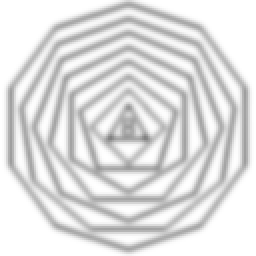
#> input picture A-03/exB.png, 128 x 128 px (shown 2 times larger)
$ python A03.py
#> lines starting #> are read from the running program, lines starting #| are printed output that depends on the picture
# Edson Yudi Toma - 9791305
# SCC0251 Image Processing - Prof. Moacir Ponti
# 1st Semester of 2019
# Assignment 3 : Image restoration
import numpy as np
import imageio as imio
from PIL import Image # uncomment to see the images

def iqr(arr):
    arr = np.sort(np.reshape(arr, -1)) # Reshape into 1-D array
    return arr[(len(arr)*3)//4] - arr[len(arr)//4] # Sort and subtract the lower median from the upper median to find the interquartile range

def denoising(img, size, gamma):
    mode = input()
    height, width = img.shape
    (centrality, dispertion) = (np.mean, np.std) if "average" in mode else (np.median, iqr) # Assign each function according with the {mode} input
    disp_n = dispertion(img[0:(height//6)-1, 0:(width//6)-1]) # {disp_n} established in the description
    if disp_n == 0:
        disp_n = 1 # {disp_n} cannot be 0

    span = size//2 # The amount of pixels to be gathered in a submatrix

    # The below code simply creates two lists with the centrality and dispersion measure for each submatrix in the img
    # This was done in a desperate attempt to run the test cases in time =) (but the main issue was the iqr function)
    disp_l = [[dispertion(img[i-span:i+span+1, j-span:j+span+1]) for j in range(span, width-span)] for i in range(span, height-span)]
    centr_l = [[centrality(img[i-span:i+span+1, j-span:j+span+1]) for j in range(span, width-span)] for i in range(span, height-span)]
    disp_l = [[1 if disp == 0 else disp for disp in disp_l_array] for disp_l_array in disp_l] # {disp_l} cannot be 0

    newImg = np.copy(img)
    for i in range(span, height-span):
        for j in range(span, width-span):
            newImg[i, j] = (img[i, j] - (gamma * (disp_n / disp_l[i-span][j-span]) * (img[i, j] - centr_l[i-span][j-span])))

    return newImg

def gaussian_filter(k=3, sigma=1.0):
    arx = np.arange((-k//2)+1.0, (k//2)+1.0)
    x, y = np.meshgrid(arx, arx)
    filt = np.exp(-(1/2)*(np.square(x)+np.square(y))/np.square(sigma))
    return filt/np.sum(filt)

'''
pad(img, filt):
    Pads a filter with 0 so it can be the same size as the given image
    If the height and width of the image is even,
    the left and upper pad must have and additional col/row
    If only the height is even,
    the upper pad must have and additional row
    If only the width of the image is even,
    the left pad must have and additional col
    Args:
        * image {img}
        * filter {filt}
    Return value:
        Padded filter with the same dimensions of the given image
'''
def pad(img, filt):
    hi, wi = img.shape
    hf, wf = filt.shape

    # Both even
    if not hi%2 and not wi%2:
        ht = ((hi-hf)//2 + 1, (hi-hf)//2)
        wt = ((wi-wf)//2 + 1, (wi-wf)//2)
    # Height even
    elif not hi%2:
        ht = ((hi-hf)//2 + 1, (hi-hf)//2)
        wt = ((wi-wf)//2, (wi-wf)//2)
    # Width even
    elif not wi%2:
        ht = ((hi-hf)//2, (hi-hf)//2)
        wt = ((wi-wf)//2 + 1, (wi-wf)//2)

    return np.pad(filt, (ht, wt), 'constant')

def deblurring(img, size, gamma):
    height, width = img.shape # {img} dimensions
    laplace = pad(img, np.asarray([[0, -1, 0], [-1, 4, -1], [0, -1, 0]])) # Laplacian kernel
    sigma = np.abs(float(input()))
    degradation_function = pad(img, gaussian_filter(size, sigma)) # Assign the degradation function according to the description

    fft = np.fft.fft2 # The fast fourier transform
    ifft = np.fft.ifft2 # The inverse fast fourier transform
    shift = np.fft.fftshift # The shift method to recenter the image

    G = fft(img) # The fast fourier transform of the image
    P = fft(laplace) # The fast fourier transform applied to the laplacian filter
    H = fft(degradation_function) # The fast fourier transform applied to the degradation function
    A = H.conj() / ((np.square(np.abs(H)))+(gamma*np.square(np.abs(P)))) # The filter (First part of the formula presented in the description)

    newImg = A*G # Applying the filter

    return np.real(shift(ifft(newImg))) # Returns a recentered image

'''
normalize(matrix, normal):
    Normalizes a given 2d array with the given normal factor
    Args:
        * matrix - 2 dimentional array to be normalized
        * normal - max value to be used as reference, the min value will be set as 0
    Return value:
        * normalized 2d array
'''
def normalize(img, normal = 255):
    max = np.amax(img)
    min = np.amin(img)
    dif = max - min
    img = (img - min) * (normal / dif)
    return img

'''
rmsd(m1, m2):
    Calculates the Root-mean-square deviation between the two given 2d arrays
    Args:
        * m1 - 2d array
        * m2 - 2d array
    Return value:
        * float error
'''
def rmsd(m1, m2):
    return np.sqrt(np.mean(np.square(m1 - m2)))

if __name__ == '__main__':
    referenceFileName = str(input()).rstrip()
#> the answer given: exB.png
    degradedFileName = str(input()).rstrip()
#> the answer given: exO.png
    method = int(input())
#> the answer given: 3
    gamma = float(input())
#> the answer given: 3
    size = int(input())
#> the answer given: 100

    func = denoising if method == 1 else deblurring

    reference = imio.imread(referenceFileName)
#> reference is the input picture: shape (128, 128); min 130, max 255, mean 222.9
    degraded = imio.imread(degradedFileName)
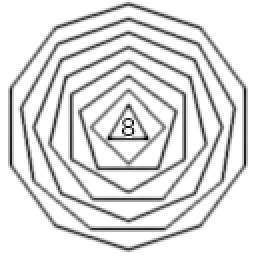
#> input picture A-03/exO.png, 128 x 128 px (shown 2 times larger)
#> degraded is the input picture: shape (128, 128); min 0, max 255, mean 222.9

    degraded = normalize(func(degraded, size, gamma), np.amax(reference))
#> in pad, `return np.pad(filt, (ht, wt), 'constant')`:
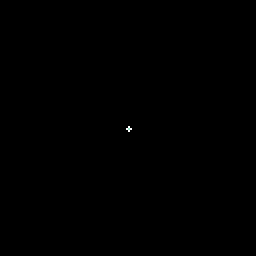
#> returned value: shape (128, 128) int64 (shown 2 times larger); 3 distinct labels, from -1 to 4; one colour per label, 0 black, -1 white
#> the answer given: 3
#> (the run stopped early here; a loop or call above may not have finished)
